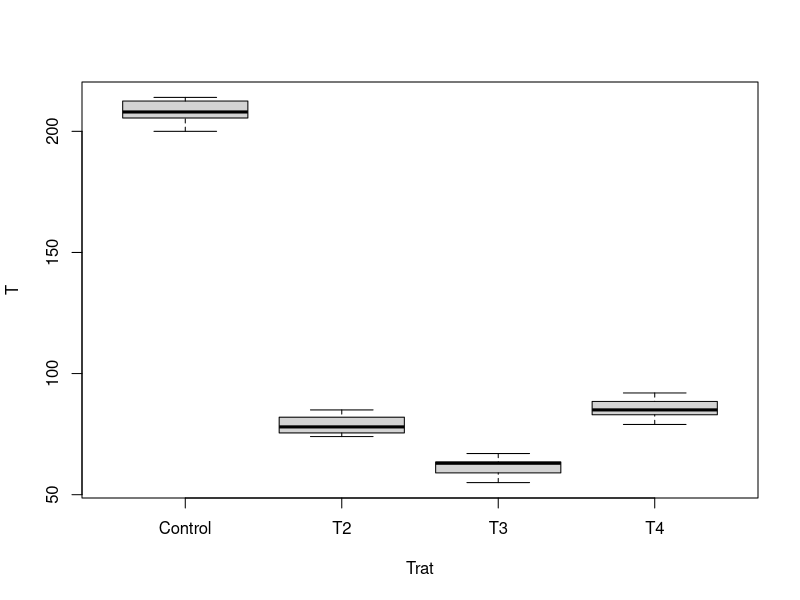

Generate this figure with R: (Note: this script raises an error after producing the figure.)
Control=c(213,214,204,208,212,200,207)
T2=c(76,85,74,78,82,75,82)
T3=c(57,67,55,64,61,63,63)
T4=c(84,82,85,92,87,79,90)

df=data.frame(Control=Control,T2=T2,T3=T3,T4=T4)
df=stack(df)
names(df)=c("T","Trat")
df

boxplot(T~Trat,data=df)

str(df)
df$Trat=factor(df$Trat)

modlo=aov(T~Trat,data=df)
summary(modelo)

qqline(modelo$residuals)
qqnorm(modelo$residuals)

shapiro.test(modelo$residuals)

require(car)
leveneTest(T~Trat,data=df)
df

plot(modelo$residuals)
abline(h=0)

plot(modelo$residuals)







